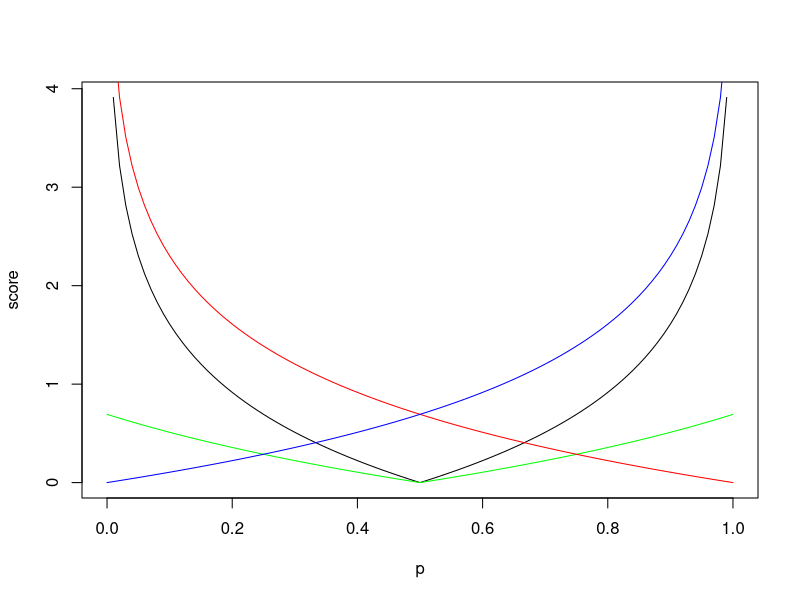

This chart was generated by the following R code: (Note: this script raises an error after producing the figure.)
### code to make the loss functions all on one figure for the paper. 
getwd()
setwd('/Users/rlucas7/NCAA/figures')
x<-seq(0,1,by=0.01)
l1<- -log(1-2*abs(.5-x))
l2<- - log(1-abs(.5-x))
l3<- - log(1-abs(1-x))
l4<- - log(1-abs(0-x))
# l5<- -log(1-x) # this equals, l4, the case of eqn (8) with y_i==0
# l6<- -abs(.5-x)*log(abs(.5-x)) # don't use this one, 
#plot the function versus p to see why

pdf(file='loss_function_plot_col.pdf')
plot(x,l1,type='l', xlab='p', ylab='score')
lines(x,l2,col='green')
lines(x,l3,col='red')
lines(x,l4,col='blue')
lines(x,l5,col='purple') 
legend(.5,3.5,c('','','','',''), lty=c(1,1), lwd=c(2.5,2.5),col=c("black","green",'red','blue','purple'))
dev.off()


pdf(file='loss_function_plot_bw.pdf')
plot(x,l1,type='l', xlab='p', ylab='score')
lines(x,l2,lty=2)
lines(x,l3,lty=3)
lines(x,l4,lty=4)
#lines(x,l6,lty=5) 
#legend(.5,3.5,c('(6)','(7)','(8a)','(8b)','(alt)'), lty=c(1,2,3,4,5), lwd=c(2.5,2.5))
legend(.5,3.5,c('(6)','(7)','(8a)','(8b)'), lty=c(1,2,3,4), lwd=c(2.5,2.5))
dev.off()
